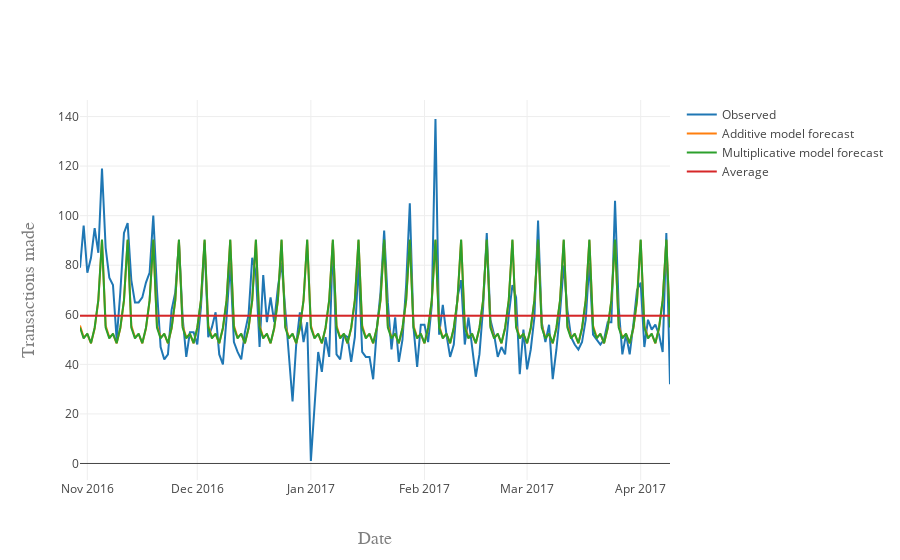

Notebook code for this chart:
### Code cell
df3['add_seasonality'] = resA.seasonal
df3['mul_seasonality'] = resM.seasonal

df3['av_trans'] = df3['transactions'].mean()
df3['add_forecast'] = df3['transactions'].mean() + df3['add_seasonality']
df3['mul_forecast'] = df3['transactions'].mean()*df3['mul_seasonality']


trace1 = go.Scatter(x=df3.index, y=df3['transactions'], name = 'Observed')
trace2 = go.Scatter(x=df3.index, y=df3['add_forecast'], name = 'Additive model forecast')
trace3 = go.Scatter(x=df3.index, y=df3['mul_forecast'], name = 'Multiplicative model forecast')
trace4 = go.Scatter(x=df3.index, y=df3['av_trans'], name = 'Average')
data = [trace1, trace2, trace3, trace4]
layout = go.Layout(
    xaxis=dict(title='Date',titlefont=dict(family='Courier New, monospace',size=18,color='#7f7f7f')),
    yaxis=dict(title='Transactions made',titlefont=dict(family='Courier New, monospace',size=18,color='#7f7f7f')))

# plot and embed in notebook
fig = go.Figure(data=data, layout=layout)
iplot(fig)

print("Additive median % accuracy", 100.*(1-(abs(df3['transactions'] - df3['add_forecast'])/df3['transactions']).median()))
print("Multiplicative median % accuracy", 100.*(1-(abs(df3['transactions'] - df3['mul_forecast'])/df3['transactions']).median()))

### Figure 1 — Plotly figure (JSON) as saved in the notebook; plotly's stock layout.template omitted (floating-point values rounded to 4 significant figures; data arrays with more than 128 entries replaced by an {"elided": "..."} marker saying what was removed)
{"data": [{"name": "Observed", "type": "scatter", "uid": "1aa678c2-d3ab-11e8-8001-68ecc52f39a5", "x": {"elided": "162 str values"}, "y": {"elided": "162 float values"}}, {"name": "Additive model forecast", "type": "scatter", "uid": "1aa678c3-d3ab-11e8-a62c-68ecc52f39a5", "x": {"elided": "162 str values"}, "y": {"elided": "162 float values"}}, {"name": "Multiplicative model forecast", "type": "scatter", "uid": "1aa678c4-d3ab-11e8-b087-68ecc52f39a5", "x": {"elided": "162 str values"}, "y": {"elided": "162 float values"}}, {"name": "Average", "type": "scatter", "uid": "1aa678c5-d3ab-11e8-bf7c-68ecc52f39a5", "x": {"elided": "162 str values"}, "y": {"elided": "162 float values"}}], "layout": {"xaxis": {"title": "Date", "titlefont": {"color": "#7f7f7f", "family": "Courier New, monospace", "size": 18}}, "yaxis": {"title": "Transactions made", "titlefont": {"color": "#7f7f7f", "family": "Courier New, monospace", "size": 18}}}}
